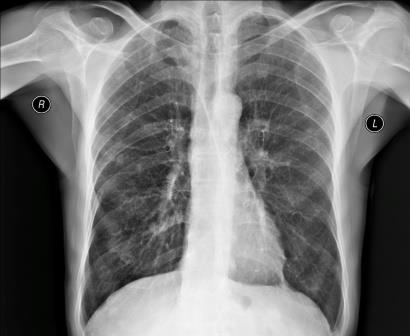
#> input picture rentgen_grudnoy_kletki.jpg, 410 x 336 px
$ jupyter execute --allow-errors linearalgebra.ipynb
#> lines starting #> are read from the running program, lines starting #| are printed output that depends on the picture
[cell 1]
import numpy as np
from PIL import Image
import matplotlib.pyplot as plt
import pywt

def haar_compress(image_path, num_keep=1000):
#> called with image_path = 'rentgen_grudnoy_kletki.jpg', num_keep = 500
    try:
        img = Image.open(image_path).convert('L')
        img_array = np.array(img, dtype=np.float32)

        coeffs = pywt.wavedec2(img_array, 'haar', level=None)
#> coeffs = 9 items
        coeff_arr, coeff_slices = pywt.coeffs_to_array(coeffs)
#> coeff_slices = 9 items


        flat = coeff_arr.flatten()
        sorted_indices = np.argsort(-np.abs(flat))
        threshold_indices = sorted_indices[num_keep:]
        flat[threshold_indices] = 0
        compressed_arr = flat.reshape(coeff_arr.shape)


        compressed_coeffs = pywt.array_to_coeffs(compressed_arr, coeff_slices, output_format='wavedec2')
#> compressed_coeffs = 9 items
        reconstructed = pywt.waverec2(compressed_coeffs, 'haar')


        reconstructed = np.clip(reconstructed, 0, 255).astype(np.uint8)


        plt.figure(figsize=(12, 6))
        plt.subplot(1, 2, 1)
        plt.imshow(img_array, cmap='gray')
        plt.title("Original")

        plt.subplot(1, 2, 2)
        plt.imshow(reconstructed, cmap='gray')
        plt.title(f"Compressed (kept {num_keep} coeffs)")
        plt.show()
#> call 2 of haar_compress, with image_path = 'rentgen_grudnoy_kletki.jpg', num_keep = 1700
#> in haar_compress (call 2), `reconstructed = np.clip(reconstructed, 0, 255).astype(np.uint8)`:
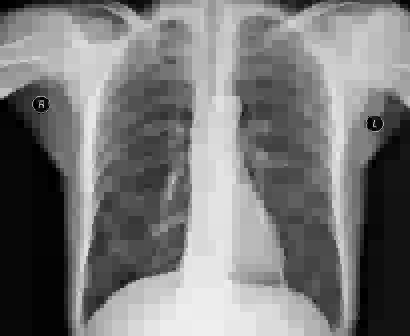
#> reconstructed: shape (336, 410); min 0, max 239, mean 119.8

        return reconstructed

    except Exception as e:
        print(f"Ошибка: {str(e)}")
        return None


compressed = haar_compress("rentgen_grudnoy_kletki.jpg", num_keep=500)

[cell 2]
from skimage.metrics import structural_similarity as ssim
import cv2

def compare_images(img1_path, img2_path):
    img1 = cv2.imread(img1_path, cv2.IMREAD_GRAYSCALE)
    img2 = cv2.imread(img2_path, cv2.IMREAD_GRAYSCALE)

    if img1 is None or img2 is None:
        raise ValueError("Одно или оба изображения не удалось загрузить.")

    if img1.shape != img2.shape:
        img2 = cv2.resize(img2, (img1.shape[1], img1.shape[0]))

    score, diff = ssim(img1, img2, full=True)
    return score

[cell 3]
import math
import numpy as np
def PSNR(original, compressed):
    mse = np.mean((original - compressed) ** 2)
#> mse = 119.5
    if(mse == 0):
        return 100
    max_pixel = 255.0
    psnr = 20 * math.log10(max_pixel / math.sqrt(mse))
#> psnr = 27.36
    return psnr

[cell 4]
original_img = Image.open("rentgen_grudnoy_kletki.jpg").convert('L')
original_array = np.array(original_img, dtype=np.float32)


compressed_array = haar_compress("rentgen_grudnoy_kletki.jpg", num_keep=1700)


psnr_value = PSNR(original_array, compressed_array)
#> psnr_value = 27.36
print(f"PSNR: {psnr_value:.2f} dB")
#| PSNR: 27.36 dB

[cell 5]
from PIL import Image
import numpy as np

original_img = Image.open("happy-dog.jpg").convert('L')
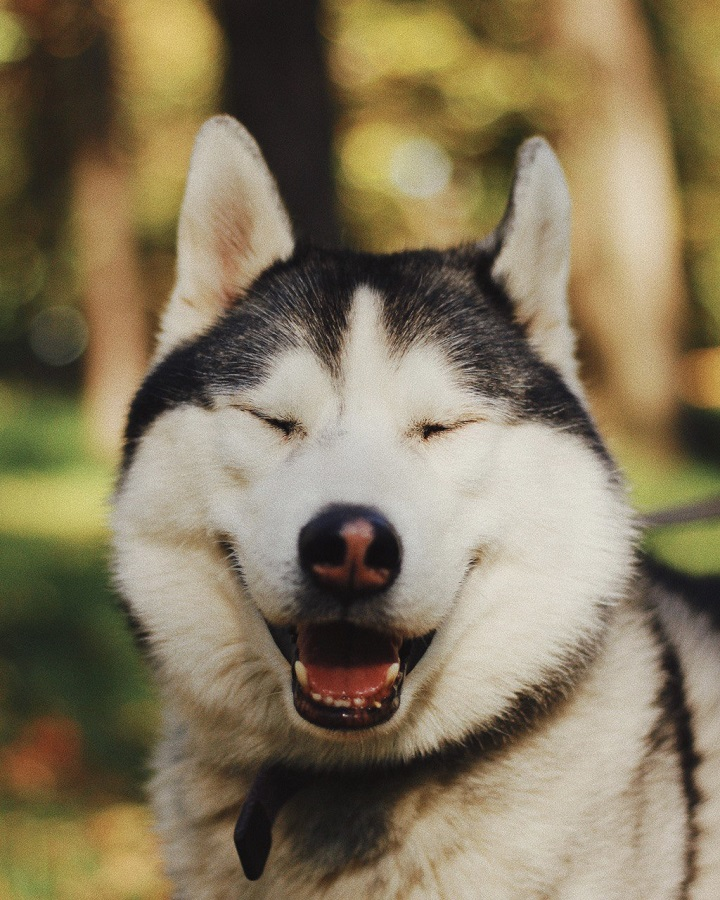
#> input picture happy-dog.jpg, 720 x 900 px
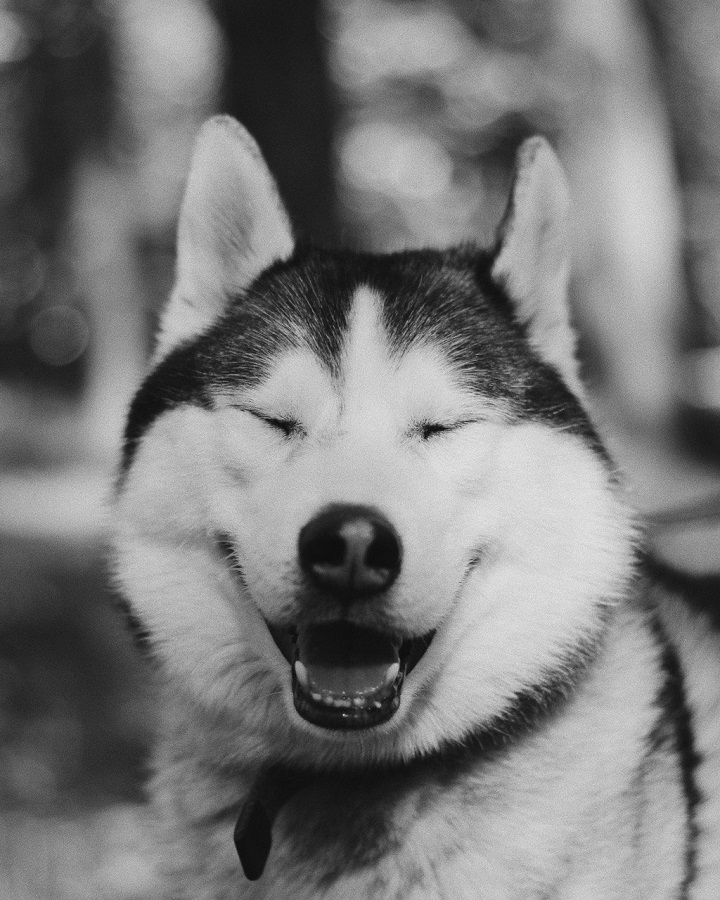
#> original_img: PIL image 720x900 L; min 6, max 241, mean 120.6
original_array = np.array(original_img, dtype=np.uint8)

compressed_array = haar_compress("happy-dog.jpg", num_keep=150)
#> call 3 of haar_compress, with image_path = 'happy-dog.jpg', num_keep = 150
#> in haar_compress (call 3), `coeffs = pywt.wavedec2(img_array, 'haar', level=None)`: coeffs = 10 items
#> in haar_compress (call 3), `reconstructed = pywt.waverec2(compressed_coeffs, 'haar')`:
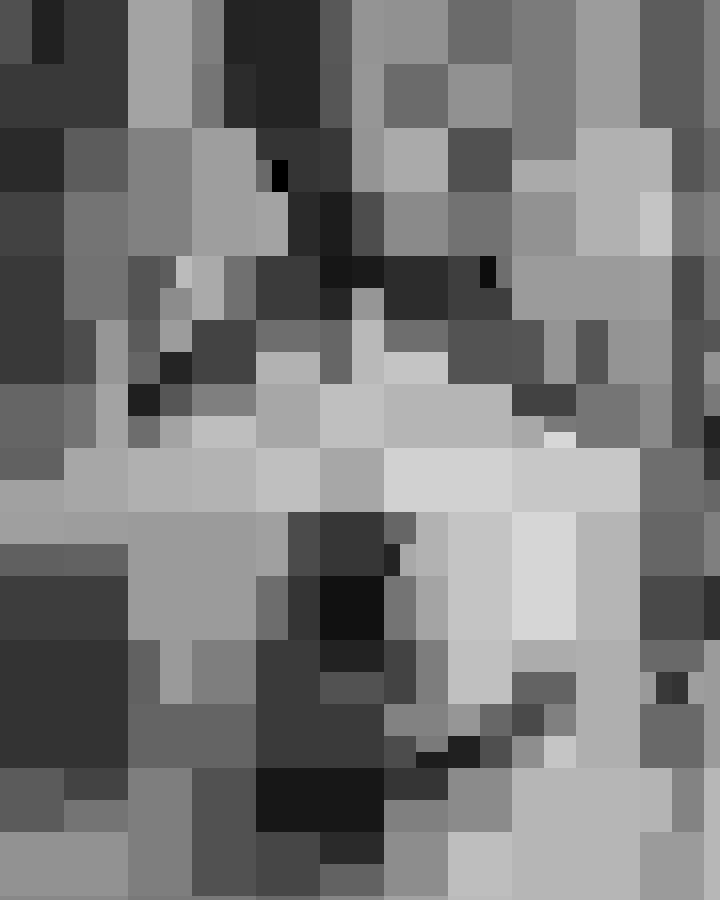
#> reconstructed: shape (900, 720) float32; min 0.451, max 215.9, mean 120.6
compressed_array = compressed_array.astype(np.uint8)

def compare_arrays(img1_array, img2_array):
    if img1_array.shape != img2_array.shape:
        raise ValueError("IMage size.")
    score, _ = ssim(img1_array, img2_array, full=True)
#> score = 0.476
    return score

ssim_value = compare_arrays(original_array, compressed_array)
#> ssim_value = 0.476
print(f"SSIM: {ssim_value:.4f}")
#| SSIM: 0.4758

[cell 6]
import cv2 as cv
import numpy as np

from collections import namedtuple
def mySVD(A):

    SVD_res = namedtuple('SVD_res', ['U', 'S', 'Vt'])

    A_transpose = A.T

    comp_V = np.dot(A_transpose, A)

    eigvalues_V, V = np.linalg.eig(comp_V)

    ind = np.argsort(eigvalues_V)[::-1]
    singular_values = np.sqrt(eigvalues_V[ind])

    U= V[:, np.argsort(eigvalues_V)[::-1]]
    U = np.dot(A, V)
    U = U / np.linalg.norm(U, axis=0)
    U = U[:, np.argsort(eigvalues_V)[::-1]]
    return SVD_res(U, singular_values, V.T)
def reduced_svd(A: np.ndarray):
    """
    Perform reduced Singular Value Decomposition (SVD) on a matrix A.
    Returns U, singular_values, and V matrices such that A = U * S * V^T.
    """
    ATA = np.dot(A.T, A)
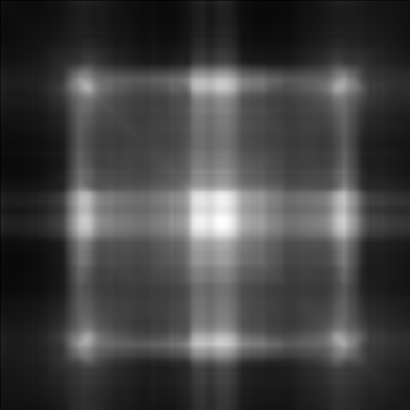
#> ATA: shape (410, 410) float32; min 1014526, max 16607148, mean 5095405.5; drawn with min black and max white

    def sorted_matrix(A):
        eigen_val, eigen_vectors = np.linalg.eigh(A)
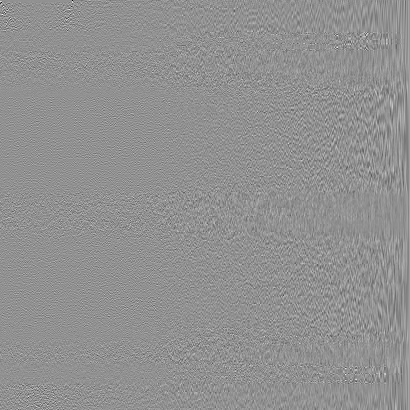
#> eigen_vectors: shape (410, 410) float32; min -0.541, max 0.409, mean 0.000141; drawn with min black and max white
#> eigen_val = 410 values from -9.55e-08 to 2.36e+09

        sorted_pairs = sorted([(eigen_val[i], eigen_vectors[:, i]) for i in range(len(eigen_val))], key=lambda x: x[0])[::-1]
#> sorted_pairs = 410 items

        sorted_evectors = [ele[1] for ele in sorted_pairs]
#> sorted_evectors = 410 items
        sorted_eval = [ele[0] for ele in sorted_pairs]
#> sorted_eval = 410 values, max 2.36e+09 at index 0, min -9.55e-08 at index 409, mean 6599851.6
        return np.array(sorted_evectors).T, np.array(sorted_eval)

    V, sorted_eigenvalues = sorted_matrix(ATA)
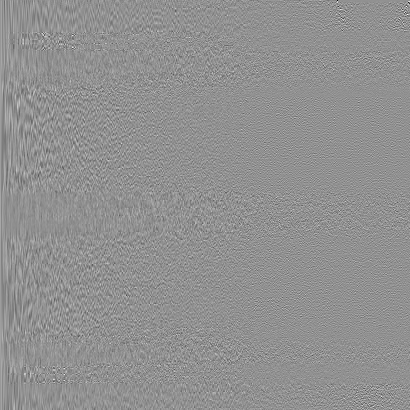
#> V: shape (410, 410) float32; min -0.541, max 0.409, mean 0.000141; drawn with min black and max white
#> sorted_eigenvalues = 410 values, max 2.36e+09 at index 0, min -9.55e-08 at index 409, mean 6599851.5
    singular_values = np.sqrt(np.abs(sorted_eigenvalues))
#> singular_values = 410 values, max 48565.6 at index 0, min 1.72e-05 at index 370, mean 325.9

    tol = 1e-10 * np.max(singular_values) if len(singular_values) > 0 else 1e-10
#> tol = 4.86e-06
    rank = np.sum(singular_values > tol)
#> rank = 410

    singular_values = singular_values[:rank]
    V = V[:, :rank]

    U = np.zeros((A.shape[0], rank))
    for i in range(rank):
        if singular_values[i] > tol:
            U[:, i] = np.dot(A, V[:, i]) / singular_values[i]
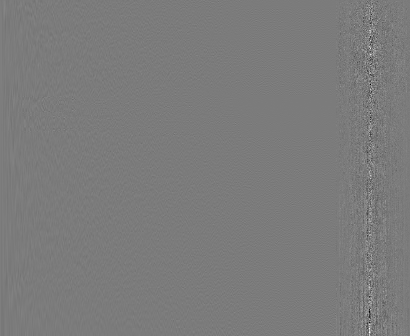
#> U: shape (336, 410) float64; min -2.99, max 3.17, mean -0.000489; drawn with min black and max white

    return U, singular_values, V.T

image_path = 'rentgen_grudnoy_kletki.jpg'
image = cv.imread(image_path, cv.IMREAD_GRAYSCALE)
image = image.astype('float32')

U, singular_values, V = reduced_svd(image)
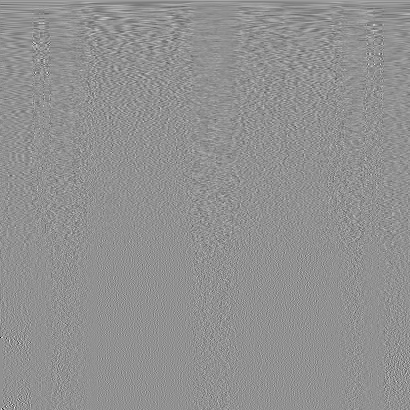
#> V: shape (410, 410) float32; min -0.541, max 0.409, mean 0.000141; drawn with min black and max white


k = 18
singular_values_k = singular_values[:k]
#> singular_values_k = 18 values, max 48565.6 at index 0, min 993.7 at index 17, mean 5508
U_k = U[:, :k]
V_k = V[:k, :]


compressed_image = np.dot(U_k, np.dot(np.diag(singular_values_k), V_k))
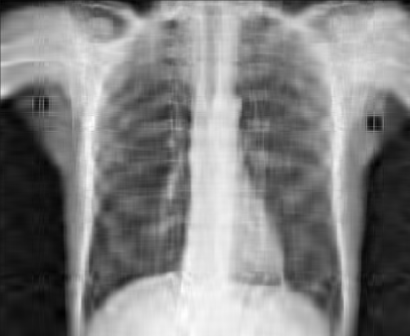
#> compressed_image: shape (336, 410) float64; min -17.23, max 255.2, mean 120.3; drawn with min black and max white


compressed_image = np.clip(compressed_image, 0, 255).astype('uint8')


plt.imshow(compressed_image, cmap='gray')
plt.axis('off')
plt.show()

[cell 7]
psnr_value = PSNR(image, compressed_image)
#> psnr_value = 28.49
print(f"PSNR для k = {k}: {psnr_value:.2f} dB")
#| PSNR для k = 18: 28.49 dB
